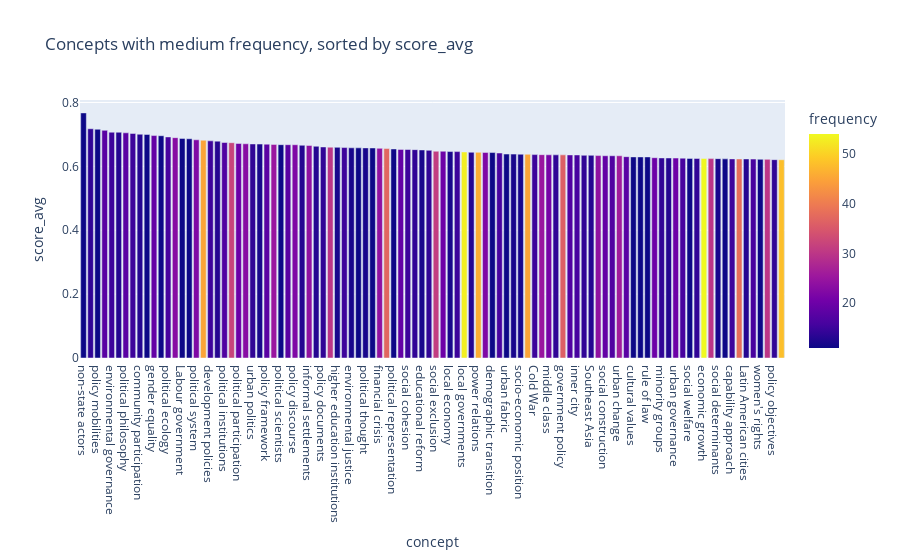

Notebook code cell kept with this figure:
### Markdown cell above
### 4.3 Solution 2: prefiltering by `frequency` and sorting by `score_avg`

This method also allows to isolate interesting concepts, even if they are not very frequently appearing in our dataset.

### Code cell
temp = concepts_unique.query("frequency > 10 & frequency < 100").sort_values(["score_avg", "frequency"], ascending=False)

px.bar(temp[:100], 
       title="Concepts with medium frequency, sorted by score_avg",
       x="concept", y="score_avg", 
       height=600,
       color="frequency")

### Figure 1 — Plotly figure (JSON) as saved in the notebook; plotly's stock layout.template omitted (floating-point values rounded to 4 significant figures)
{"data": [{"alignmentgroup": "True", "hovertemplate": "concept=%{x}<br>score_avg=%{y}<br>frequency=%{marker.color}<extra></extra>", "legendgroup": "", "marker": {"color": [11, 14, 11, 18, 15, 13, 18, 15, 13, 11, 19, 11, 16, 23, 11, 11, 22, 45, 15, 13, 17, 32, 20, 23, 14, 12, 18, 25, 11, 18, 22, 13, 24, 13, 14, 30, 12, 15, 12, 11, 12, 11, 24, 37, 11, 19, 15, 14, 12, 14, 31, 20, 12, 15, 53, 13, 46, 22, 11, 16, 11, 12, 12, 45, 15, 25, 21, 14, 36, 17, 16, 14, 13, 24, 19, 17, 26, 18, 11, 11, 11, 20, 14, 13, 20, 16, 11, 14, 54, 30, 12, 11, 15, 38, 13, 16, 11, 30, 14, 48], "coloraxis": "coloraxis"}, "name": "", "offsetgroup": "", "orientation": "v", "showlegend": false, "textposition": "auto", "type": "bar", "x": ["non-state actors", "global financial crisis", "policy mobilities", "Sustainable Development Goals", "environmental governance", "political change", "political philosophy", "climate change adaptation", "community participation", "party politics", "gender equality", "social integration", "political ecology", "welfare state", "Labour government", "asylum seekers", "political system", "social policy", "development policies", "political agenda", "political institutions", "policy agenda", "political participation", "housing policy", "urban politics", "political discourse", "policy framework", "policy analysis", "political scientists", "non-governmental organizations", "policy discourse", "policy reforms", "informal settlements", "ethnic identity", "policy documents", "political parties", "higher education institutions", "domestic violence", "environmental justice", "ethnic minority groups", "political thought", "English schools", "financial crisis", "civil society", "political representation", "social inclusion", "social cohesion", "social order", "educational reform", "policy actors", "social exclusion", "policy changes", "local economy", "change adaptation", "local governments", "police officers", "power relations", "policy process", "demographic transition", "policy approaches", "urban fabric", "inclusive education", "socio-economic position", "education policy", "Cold War", "knowledge production", "middle class", "planning policies", "government policy", "national governments", "inner city", "income inequality", "Southeast Asia", "urban policy", "social construction", "policy areas", "urban change", "Soviet Union", "cultural values", "state policies", "rule of law", "lived experience", "minority groups", "central government", "urban governance", "good governance", "social welfare", "innovation system", "economic growth", "regional development", "social determinants", "contemporary debates", "capability approach", "social justice", "Latin American cities", "education institutions", "women's rights", "policy development", "policy objectives", "qualitative research"], "xaxis": "x", "y": [0.7673, 0.7177, 0.7162, 0.7128, 0.707, 0.7068, 0.705, 0.703, 0.7006, 0.6999, 0.6964, 0.6959, 0.6921, 0.6898, 0.6876, 0.6864, 0.6832, 0.6819, 0.6798, 0.679, 0.6747, 0.6741, 0.6716, 0.6706, 0.6702, 0.6698, 0.6695, 0.6687, 0.6679, 0.6678, 0.6677, 0.666, 0.6654, 0.6628, 0.6607, 0.6601, 0.6595, 0.6589, 0.658, 0.658, 0.6578, 0.6576, 0.6564, 0.6557, 0.6544, 0.6531, 0.6528, 0.6523, 0.6514, 0.6502, 0.6474, 0.6473, 0.6464, 0.6462, 0.6451, 0.6441, 0.644, 0.6437, 0.6432, 0.6417, 0.6385, 0.6383, 0.638, 0.6378, 0.6368, 0.6366, 0.6361, 0.636, 0.636, 0.6358, 0.6357, 0.6346, 0.6345, 0.6337, 0.6332, 0.6332, 0.6331, 0.6304, 0.6296, 0.6295, 0.6295, 0.6271, 0.6264, 0.6262, 0.626, 0.6257, 0.625, 0.6248, 0.6247, 0.6243, 0.6242, 0.6234, 0.6233, 0.6232, 0.6232, 0.6228, 0.622, 0.622, 0.621, 0.6207], "yaxis": "y"}], "layout": {"autosize": true, "barmode": "relative", "coloraxis": {"colorbar": {"title": {"text": "frequency"}}, "colorscale": [[0, "#0d0887"], [0.1111, "#46039f"], [0.2222, "#7201a8"], [0.3333, "#9c179e"], [0.4444, "#bd3786"], [0.5556, "#d8576b"], [0.6667, "#ed7953"], [0.7778, "#fb9f3a"], [0.8889, "#fdca26"], [1, "#f0f921"]]}, "legend": {"tracegroupgap": 0}, "title": {"text": "Concepts with medium frequency, sorted by score_avg"}, "xaxis": {"anchor": "y", "autorange": true, "domain": [0, 1], "range": [-0.5, 99.5], "title": {"text": "concept"}, "type": "category"}, "yaxis": {"anchor": "x", "autorange": true, "domain": [0, 1], "range": [0, 0.8077], "title": {"text": "score_avg"}, "type": "linear"}}}
